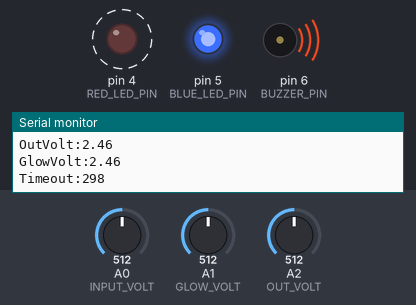
Bench run of a sketch on a simulated Arduino Uno, built with avr-gcc and run on an emulated ATmega328P. Parts: output pins drawn as LEDs (lit = HIGH), buzzer (waves = sounding, pin HIGH), the last lines printed to the serial monitor. Dashed ring = blinking. The inputs (shaded band) are chosen by the test bench; at power-on: A0 (INPUT_VOLT) = 512, A2 (OUT_VOLT) = 512, A1 (GLOW_VOLT) = 512.

Above: at 1.8 s.
1.9 s: A0 (INPUT_VOLT) set to 532
At 3.7 s:
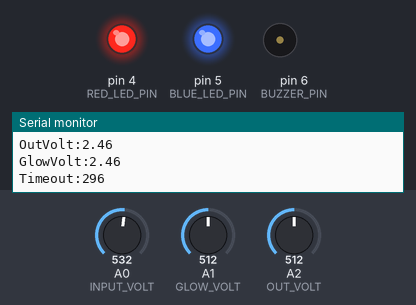
4.0 s: A2 (OUT_VOLT) set to 558
5.5 s: A2 (OUT_VOLT) set to 583
At 6.4 s:
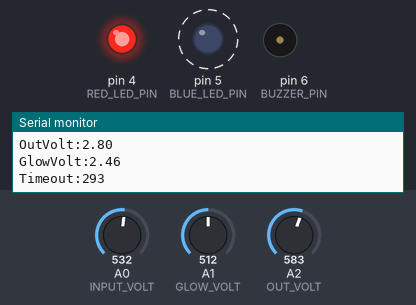
9.6 s: A2 (OUT_VOLT) set to 511
At 9.6 s:
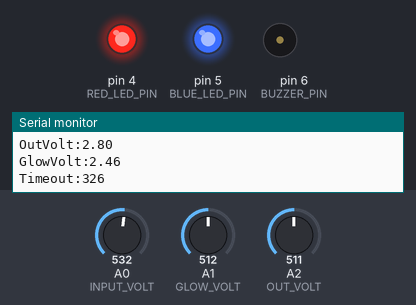
11.1 s: A2 (OUT_VOLT) set to 716
At 12.9 s:
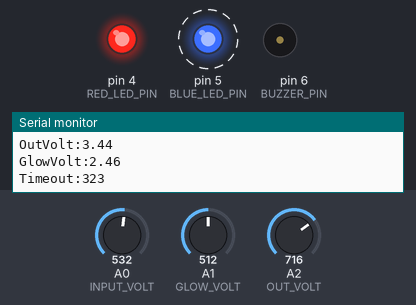
Timing chart, 0 to 16.2 s (numbered marks = the images above; inputs shaded):
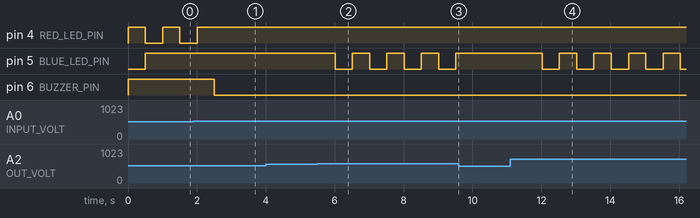

Measured:
- the behaviour switches between 519 and 520 on A0 (INPUT_VOLT) (found by bisection; images 0 and 1)
- the behaviour switches between 574 and 575 on A2 (OUT_VOLT) (found by bisection; images 1 and 2)
- after the input at 1.9 s, pin 4 (RED_LED_PIN): goes on until 2.0 s, then stays HIGH; pin 6 (BUZZER_PIN): HIGH → LOW after 0.61 s
- after the input at 5.5 s, pin 5 (BLUE_LED_PIN): alternates HIGH for 0.50 s and LOW for 0.50 s, starting after 0.52 s
- after the input at 9.6 s, pin 5 (BLUE_LED_PIN): stays HIGH (without the input it goes to LOW after 0.42 s)
- after the input at 11.1 s, pin 5 (BLUE_LED_PIN): alternates HIGH for 0.50 s and LOW for 0.50 s, starting after 0.93 s
- by itself, pin 4 (RED_LED_PIN): alternates HIGH for 0.50 s and LOW for 0.50 s

The sketch:

GlowStarter.ino
```cpp
/*
 * Glow Plug Starter
 *
 * Author: Gennady Rafalovich
 * Date: 13/12/2016
 *
 * Blue LED on - the output voltage in the range
 * Blue LED blinks - glow plug connected
 * Buzzer continuous tone and the red LED blinks - low battery voltage
 * Buzzer intermittent signal - timeout 30s when the glow plug is connected
 *  or 5.5min when the glow plug is turned off
 *
 */

#define DEBUG
#define RED_LED_PIN 4
#define BLUE_LED_PIN 5
#define BUZZER_PIN 6

#define INPUT_VOLT A0
#define GLOW_VOLT A1
#define OUT_VOLT A2

#define MAX_POWER_ON_TIME (5L * 60 * 1000) // 5min
#define MAX_GLOW_ON_TIME (30L * 1000) // 30sec

#define MIN_BAT_VOLTAGE 9.5
#define MIN_OUT_VOLTAGE 1.2
#define MAX_OUT_VOLTAGE 2.5

unsigned long maxPowerTimesMsec;
unsigned long maxGlowTimesMsec;

void setup() {
  // put your setup code here, to run once:
  Serial.begin(9600);
  pinMode(RED_LED_PIN,  OUTPUT);
  pinMode(BLUE_LED_PIN,  OUTPUT);
  pinMode(BUZZER_PIN,  OUTPUT);
}

void loop() {
  maxGlowTimesMsec = 0;
  maxPowerTimesMsec = millis() + MAX_POWER_ON_TIME;
  Serial.print("Timeout:");
  Serial.println(maxPowerTimesMsec / 1000);
  while(1)
  {
    float inVolt = analogRead(INPUT_VOLT) * 0.0183;
    float outVolt = analogRead(OUT_VOLT) * 0.0048;
    float glowVolt = analogRead(GLOW_VOLT) * 0.0048;
#ifdef DEBUG
    Serial.print("InVolt:");
    Serial.println(inVolt);
    Serial.print("OutVolt:");
    Serial.println(outVolt);
    Serial.print("GlowVolt:");
    Serial.println(glowVolt);
    Serial.print("Timeout:");
    Serial.println(((maxPowerTimesMsec - millis())) / 1000);
#endif
    if((outVolt - glowVolt) > 0.3)
    {
      digitalWrite(BLUE_LED_PIN, 0);
      if(maxGlowTimesMsec == 0)
      { // init max glow time
        maxGlowTimesMsec = millis() + MAX_GLOW_ON_TIME;
        maxPowerTimesMsec = maxGlowTimesMsec + MAX_POWER_ON_TIME;
      }
    } else
    {
      maxGlowTimesMsec = 0;
    }
    if((inVolt < MIN_BAT_VOLTAGE)
      || ((maxGlowTimesMsec > 0) && (maxGlowTimesMsec < millis()))
        || (maxPowerTimesMsec < millis()))
    {
      digitalWrite(BUZZER_PIN, 1);
    }
    digitalWrite(RED_LED_PIN, 1);

    delay(500);

    if(inVolt < MIN_BAT_VOLTAGE)
    {
      digitalWrite(RED_LED_PIN, 0);
      digitalWrite(BUZZER_PIN, 1);
    } else
    {
      digitalWrite(RED_LED_PIN, 1);
      digitalWrite(BUZZER_PIN, 0);
    }
    digitalWrite(BLUE_LED_PIN, ((outVolt > MIN_OUT_VOLTAGE) && (MAX_OUT_VOLTAGE))?1:0);
    delay(500);
  }
}
```
